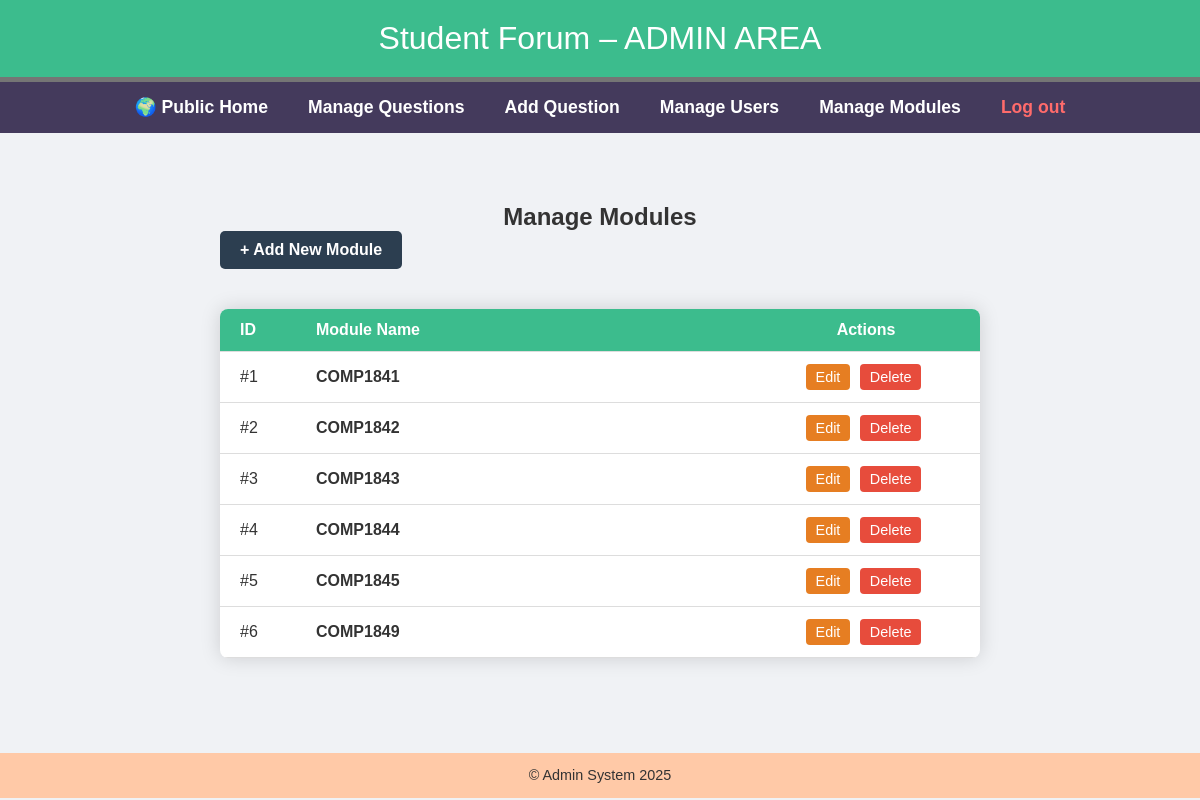
The app's page /admin/modules.php (signed in) with its own data.
### tables this page shows
CREATE TABLE `module` (
  `id` int(11) NOT NULL,
  `module_name` varchar(11) NOT NULL,
  `admin_id` int(11) DEFAULT NULL
);

### admin/modules.php (the view, shortened to what this page needs)
<?php
try {
    include '../includes/DatabaseConnection.php';
    $sql = 'SELECT * FROM module';
    $modules = $pdo->query($sql)->fetchAll();
?>
<div style="max-width: 800px; margin: 0 auto; padding: 20px;">
    <h2 style="text-align: center; color: #333;">Manage Modules</h2>
    <a href="editmodule.php" class="btn-add">+ Add New Module</a>
    <table class="module-table">
        <thead>
            <tr>
                <th width="10%">ID</th>
                <th width="60%">Module Name</th>
                <th width="30%" style="text-align: center;">Actions</th>
            </tr>
        </thead>
        <tbody>
            <?php foreach ($modules as $m): ?>
            <tr>
                <td>#<?= htmlspecialchars($m['id']) ?></td>
                <td style="font-weight: bold;"><?= htmlspecialchars($m['module_name']) ?></td>
                <td style="text-align: center;">
                    <a href="editmodule.php?id=<?= $m['id'] ?>" class="btn-action btn-edit">Edit</a>
                    <form action="deletemodule.php" method="post" style="display:inline;">
                        <input type="submit" value="Delete" class="btn-action btn-delete" onclick="return confirm('Are you sure? This will delete ALL questions in this module!');">
                    </form>
                </td>
            </tr>
            <?php endforeach; ?>
        </tbody>
    </table>
</div>
<?php
} catch (PDOException $e) {
    $title = 'Error';
    $output = 'Database error: ' . $e->getMessage();
}
include '../templates/admin_layout.html.php';
?>

### templates/admin_layout.html.php (style rules this page uses)
* { margin: 0; padding: 0; box-sizing: border-box; }
body { font-family: Arial, Helvetica, Sans-serif; background-color: #f0f2f5; color: #333; }
.user-table, .module-table { width: 100%; border-collapse: collapse; background: white; border-radius: 8px; overflow: hidden; box-shadow: 0 0 10px rgba(0,0,0,0.1); }

### admin/modules.php (style rules this page uses)
.module-table { width: 100%; border-collapse: collapse; margin: 25px 0; background-color: white; border-radius: 8px; overflow: hidden; box-shadow: 0 0 20px rgba(0, 0, 0, 0.15); }
.module-table thead tr { background-color: #3cbc8d; color: white; text-align: left; }
.module-table th, .module-table td { padding: 12px 20px; border-bottom: 1px solid #ddd; }
.btn-add { display: inline-block; background-color: #2c3e50; color: white; padding: 10px 20px; text-decoration: none; border-radius: 5px; font-weight: bold; margin-bottom: 15px; }
.btn-action { text-decoration: none; padding: 5px 10px; border-radius: 4px; color: white; font-size: 0.9em; margin-right: 5px; border: none; cursor: pointer; }
.btn-edit { background-color: #e67e22; }
.btn-delete { background-color: #e74c3c; }

### records on screen
module: id "1", module_name "COMP1841"
module: id "2", module_name "COMP1842"
module: id "3", module_name "COMP1843"
module: id "4", module_name "COMP1844"
module: id "5", module_name "COMP1845"
module: id "6", module_name "COMP1849"
